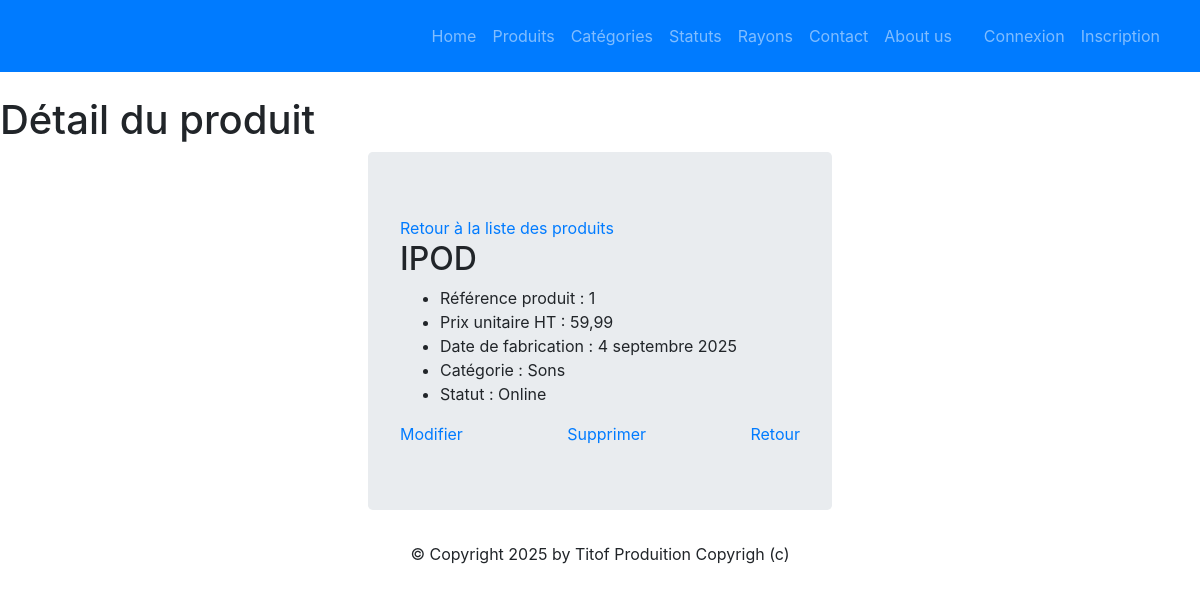
The page /monApp/produit/1/ on the database its author committed.
### monApp/models.py (models this page shows, shortened)
class Produit(models.Model):
    refProd = models.AutoField(primary_key=True)
    intituleProd = models.CharField(max_length=200)
    prixUnitaireProd = models.DecimalField(max_digits=10, decimal_places=2)
    dateFabProd = models.DateField(default=date.today)
    categorie = models.ForeignKey(Categorie, on_delete=models.CASCADE, related_name="produits_categorie", null=True, blank=True)
    status = models.ForeignKey(Statut, on_delete=models.CASCADE, related_name="produits_status",null=True, blank=True)

class Categorie(models.Model):
    idCat = models.AutoField(primary_key=True)
    nomCat = models.CharField(max_length=100)
    def __str__(self):
        return self.nomCat

class Statut(models.Model):
    idStatus = models.AutoField(primary_key=True)
    libelleStatus = models.CharField(max_length=100)
    def __str__(self):
        return self.libelleStatus

### monApp/views.py (the view)
# urls.py: path("produit/<pk>/",views.ProduitDetailView.as_view(), name="dtl_prdt"),
class ProduitDetailView(DetailView):
    model = Produit
    template_name = "monApp/detail_produit.html"
    context_object_name = "prdt"
    def get_context_data(self, **kwargs):
        context = super(ProduitDetailView, self).get_context_data(**kwargs)
        context['titremenu'] = "Détail du produit"
        return context

### monApp/templates/monApp/detail_produit.html (shortened to what this page needs)
{% extends 'monApp/base.html' %}
{% block menu %}
    <h1>{{ titremenu }}</h1>
{% endblock %}
{% block contenu %}
    <a href="{% url 'lst_prdts' %}">Retour à la liste des produits</a>
    <h2>{{ prdt.intituleProd | upper }}</h2>
    <ul>
        <li>Référence produit : {{prdt.refProd }} </li>
        <li>Prix unitaire HT : {{ prdt.prixUnitaireProd }} </li>
        <li>Date de fabrication : {{ prdt.dateFabProd }} </li>
        <li>Catégorie : {{ prdt.categorie }} </li>
        <li>Statut : {{ prdt.status }}</li>
    </ul>
    <div class="actions" style="display: flex; justify-content: space-between; width: 50vh;">
        <a href="{% url 'prdt-chng' prdt.refProd %}">Modifier</a>
        <a href="{% url 'dlt-prdt' prdt.refProd %}">Supprimer</a>
        <a href="{% url 'lst_prdts' %}">Retour</a>
    </div>
{% endblock %}

### rows shown on the page
Produit: intituleProd "IPOD", refProd "1", prixUnitaireProd "59,99", dateFabProd "4 septembre 2025", categorie "Sons", status "Online"

### other values the page prints
{{ titremenu }} "Détail du produit"
